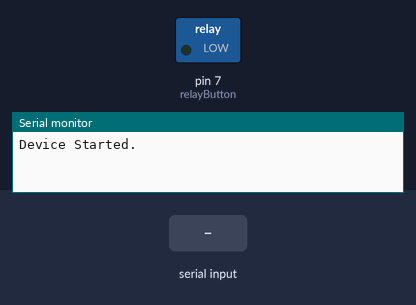
This sketch was run on a simulated Arduino Uno, built with avr-gcc and run on an emulated ATmega328P. Shown: switched loads named in the sketch (green lamp = pin HIGH), the last lines printed to the serial monitor. Inputs (shaded band) come from the test bench.

Above: at 3.2 s.
3.3 s: "1" received over the second serial link
At 4.5 s:
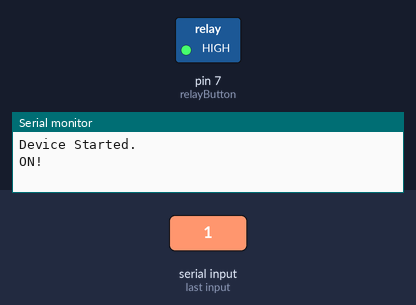
4.8 s: "0" received over the second serial link
At 5.7 s:
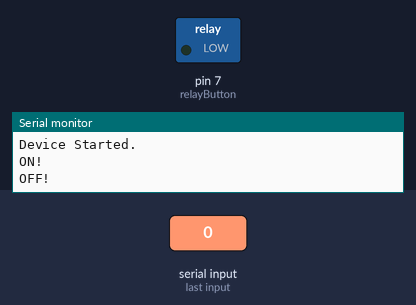
Timing chart, 0 to 7.8 s (numbered marks = the images above; inputs shaded):
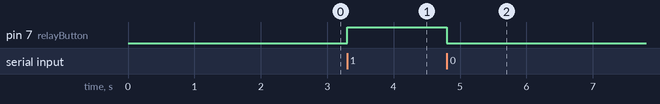

The sketch:

ArduinoLight.ino
```cpp
#include <SoftwareSerial.h>

SoftwareSerial software_Serial(4, 5); // RX, TX

char recvChar;
String readString;
int relayButton = 7;

void setup() {

  // Open serial communications and wait for port to open:
  Serial.begin(38400);
  while (!Serial) {
    ; // wait for serial port to connect. Needed for native USB port only
  }

  pinMode(relayButton, OUTPUT);
  digitalWrite(relayButton, LOW);

  // set the data rate for the SoftwareSerial port
  software_Serial.begin(38400);

  delay(2000);

  Serial.println("Device Started.");
  software_Serial.println("P2P 0001 Bom dia Interruptor. Bora?");
}


void loop()
{
  if (software_Serial.available())
  {
    readString = "";
    while(software_Serial.available())
    {
      recvChar = software_Serial.read();
      readString += recvChar;

    }

    if (readString[0] == '1')
    {
        Serial.println("ON!");
        digitalWrite(relayButton, HIGH);
    }
    if (readString[0] == '0')
    {
        Serial.println("OFF!");
        digitalWrite(relayButton, LOW);
    }
  }
  if(Serial.available())
  {
    readString = "P2P 0001 ";
    while(Serial.available())
    {
      recvChar = Serial.read();
      readString += recvChar; //makes the string readString
    }
    software_Serial.println(readString);
  }
}
```

Measured:
- after the input at 3.3 s, pin 7 (relayButton): LOW → HIGH at once
- after the input at 4.8 s, pin 7 (relayButton): HIGH → LOW at once
